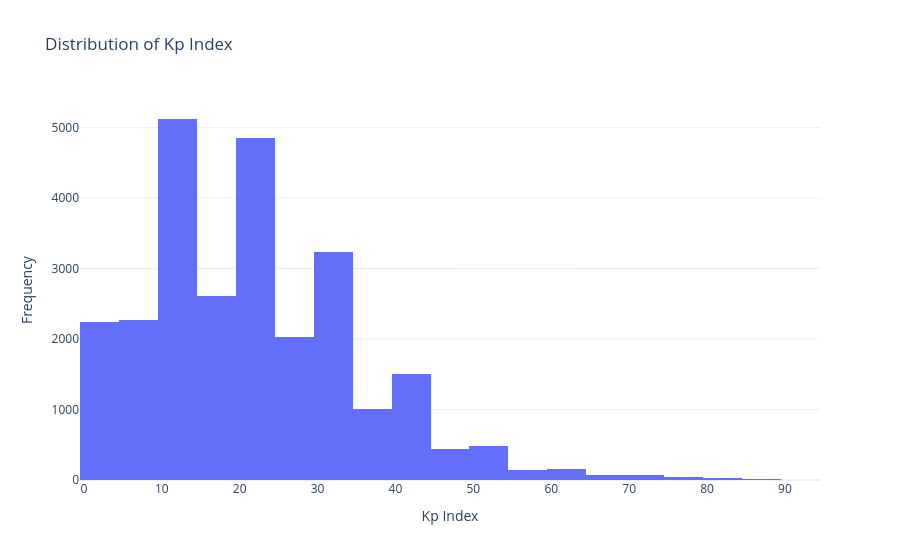

Notebook code for this chart:
### Code cell
fig = px.histogram(
    kp_df,
    x="kp",
    nbins=30,
    title="Distribution of Kp Index"
)

fig.update_layout(
    xaxis_title="Kp Index",
    yaxis_title="Frequency",
    template="plotly_white"
)

fig.show()

### Figure 1 — Plotly figure (JSON) as saved in the notebook; plotly's stock layout.template omitted (floating-point values rounded to 4 significant figures; data arrays with more than 128 entries replaced by an {"elided": "..."} marker saying what was removed)
{"data": [{"bingroup": "x", "hovertemplate": "kp=%{x}<br>count=%{y}<extra></extra>", "legendgroup": "", "marker": {"color": "#636efa", "pattern": {"shape": ""}}, "name": "", "nbinsx": 30, "orientation": "v", "showlegend": false, "type": "histogram", "x": {"elided": "26304 int values"}, "xaxis": "x", "yaxis": "y"}], "layout": {"barmode": "relative", "legend": {"tracegroupgap": 0}, "title": {"text": "Distribution of Kp Index"}, "xaxis": {"anchor": "y", "domain": [0, 1], "title": {"text": "Kp Index"}}, "yaxis": {"anchor": "x", "domain": [0, 1], "title": {"text": "Frequency"}}}}
